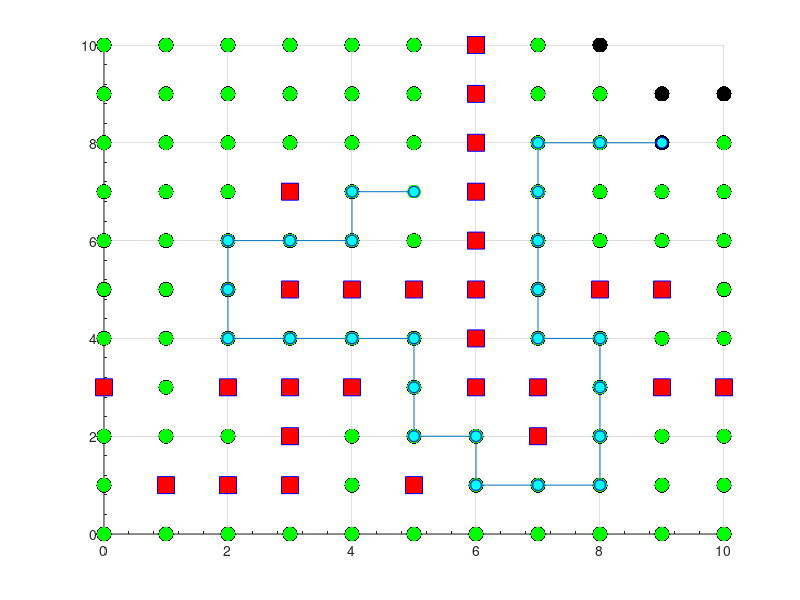

The MATLAB source for this figure:

clear all
%close all
clf
clc

% defining the grid size...
xx = 10; % 0 - 10 ...
yy = 10; % 0 - 10 ...

% Defining the obstacles...
obstacles(1,:)=[0,3];
obstacles(2,:)=[1,1];
obstacles(3,:)=[2,1];
obstacles(4,:)=[2,3];
obstacles(5,:)=[3,1];
obstacles(6,:)=[3,2];
obstacles(7,:)=[3,3];
obstacles(8,:)=[3,5];
obstacles(9,:)=[3,7];
obstacles(10,:)=[4,3];
obstacles(11,:)=[4,5];
obstacles(12,:)=[5,1];
obstacles(13,:)=[5,5];
obstacles(14,:)=[6,3];
obstacles(15,:)=[6,4];
obstacles(16,:)=[6,5];
obstacles(17,:)=[6,6];
obstacles(18,:)=[6,7];
obstacles(19,:)=[6,8];
obstacles(20,:)=[6,9];
obstacles(21,:)=[6,10];
obstacles(22,:)=[7,2];
obstacles(23,:)=[7,3];
obstacles(24,:)=[8,5];
obstacles(25,:)=[9,3];
obstacles(26,:)=[9,5];
obstacles(27,:)=[10,3];

% Defining starting and goal locations...
startingPosition=[5,7];
goal=[9,8];

% Define the colors of nodes...
obstacleColor=[1,0,0];  %red
nodeColor=[0,1,0];      %green
expandColor=[0,0,0];    %black
goalColor=[0,0,1];      %blue
pathColor=[0,1,1];      %cyan

% Plotting the grid and obstacles...
s = scatter(obstacles(:,1), obstacles(:,2), 150, ...
    obstacleColor, 'filled', 's', 'MarkerEdgeColor', 'b');
grid on;
% grid monor;
% grid(gca,'minor')
set(gca, 'YMinorTick','on', 'XMinorTick','on')
axis([0 10 0 10]);
hold on;

% Plotting the goal position...
scatter(goal(1,1), goal(1,2), 100, goalColor, 'filled');

% Initializing variables...
pathCount=1;  % Keeps track of the current node in the bfs_queue set...
tempCount=1;    % Keeps track of the end of the bfs_queue set...

% Initialize the bfs_queue set as ...
% bfs_queue(xPosition, yPosition, parentNode)...
bfs_queue(pathCount,:)=[startingPosition, pathCount];

%This loop executes until the goal is found...
while (~((bfs_queue(pathCount,1)==goal(1,1)) & ...
        (bfs_queue(pathCount,2)==goal(1,2))))
    
    % Plot the starting node (Source) ...
    scatter(bfs_queue(pathCount,1), bfs_queue(pathCount,2), ...
        100, nodeColor, 'filled');
    
    % Exploring the neighbour (left right top bottom)...
    for x=-1:1
        for y=-1:1
            % Ensuring the bfs_queue set does not expanded diagonally...
            if (x*y==0)
                
                % 'failsTest' is used to determine outside the grid, 
                % on an obstacle,
                % or it has already been expanded...
                failsTest=0;
                % 'tempNode' is the current node that is trying to 
                % be expanded...
                tempNode=[bfs_queue(pathCount,1)+x, ...
                    bfs_queue(pathCount,2)+y, pathCount];

                % Test if the node is outside grid...
                if ( (tempNode(1,1)<0) | (tempNode(1,2)<0) ) | ...
                        ( (tempNode(1,1)>xx) | (tempNode(1,2)>yy) )
                    failsTest=failsTest+1;
                end

                % Test to see if node is already in bfs_queue set...
                if (failsTest<1)
                    for i=1:size(bfs_queue,1)
                        if (tempNode(1,1)==bfs_queue(i,1)) & ...
                                (tempNode(1,2)==bfs_queue(i,2))
                            failsTest=failsTest+1;
                        end
                    end
                end

                % Test to see if node is an obstacle...
                if (failsTest < 1)
                    for i=1:size(obstacles,1)
                        if (tempNode(1,1)==obstacles(i,1)) & ...
                                (tempNode(1,2)==obstacles(i,2))
                            failsTest=failsTest+1;
                        end
                    end
                end

                % If not fail any tests, add to end of bfs_queue.
                % In BFS, nodes are removed from the end of the bfs_queue, 
                % so to make things easy, add new nodes to the end.
                if (failsTest < 1)
                    bfs_queue(pathCount+tempCount,:) = tempNode;
                    scatter(tempNode(1,1), tempNode(1,2), 120, ...
                        expandColor, 'filled');
                    tempCount=tempCount+1;
                end
            end
        end
    end
    
    % Increment to the next node...
    % Also decrement tempCount as it is a position in the bfs_queue...
    % Set relative to pathCount...
    pathCount=pathCount+1;
    tempCount=tempCount-1;
    pause(.1);
end

% Initialize a counter...
i=1;

% Trace back through the parent nodes to receover the path...
while ~(pathCount==1)
    path(i,:)=[bfs_queue(pathCount,1),bfs_queue(pathCount,2)];
    pathCount=bfs_queue(pathCount,3);
    i=i+1;
end

% Add the start position to the path...
path(i,:)=startingPosition;

% Plot the path...
plot(path(:,1),path(:,2));
scatter(path(:,1), path(:,2), 60, pathColor, ...
    'filled', 'MarkerEdgeColor', 'b');

